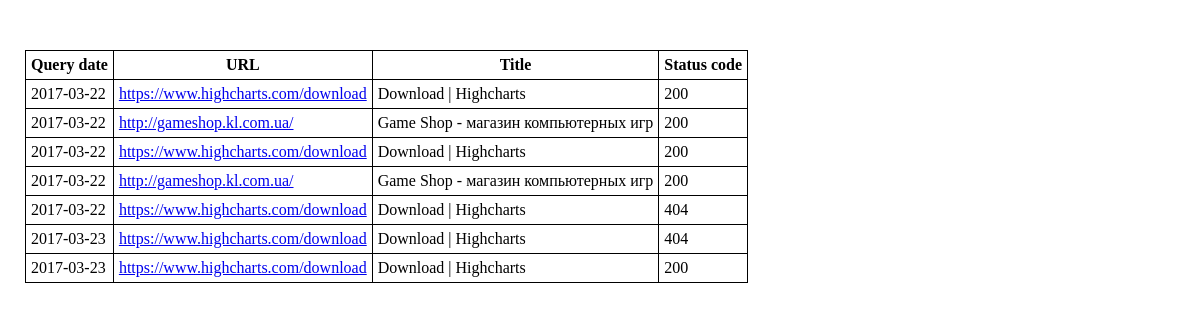
The page /statistic.php on the database its author committed.
### tables this page shows
CREATE TABLE IF NOT EXISTS `statistic` (
  `id` int(11) NOT NULL,
  `url` varchar(250) NOT NULL,
  `title` text NOT NULL,
  `code` int(11) NOT NULL,
  `query_date` date NOT NULL
);

### classes/stat.php (the view)
<?php
include "db.php";
$sql = "SELECT * FROM statistic";
$result = $conn->query($sql);
echo "<table><tr><th>Query date</th><th>URL</th><th>Title</th><th>Status code</th></tr>";
while($row = $result->fetch_assoc()) {
    echo "<tr><td>" . $row["query_date"] . "</td><td><a href='graph.php?id=".$row["id"]."'>" . $row["url"] . "</a></td>
    <td>" . $row["title"] . "</td><td>" . $row["code"] . "</td></tr>";
}
echo "</table>";

### statistic.php (shortened to what this page needs)
<!DOCTYPE html>
<html>
<head>
    <link rel="stylesheet" href="css/main.css">
</head>
<body>
<div id="tab" class="stattab">
    <?php include "classes/stat.php"; ?>
</div>
</body>
</html>

### css/main.css (style rules this page uses)
body { padding: 0; margin: 0; }
div { padding-left: 25px; }
#tab table { border-collapse: collapse; }
td, th { padding: 5px; border: 1px solid black; }
.stattab { margin-top: 50px; }

### rows shown on the page
statistic: query_date "2017-03-22", url "https://www.highcharts.com/download", title "Download | Highcharts", code "200"
statistic: query_date "2017-03-22", url "http://gameshop.kl.com.ua/", title "Game Shop - магазин компьютерных игр", code "200"
statistic: query_date "2017-03-22", url "https://www.highcharts.com/download", title "Download | Highcharts", code "200"
statistic: query_date "2017-03-22", url "http://gameshop.kl.com.ua/", title "Game Shop - магазин компьютерных игр", code "200"
statistic: query_date "2017-03-22", url "https://www.highcharts.com/download", title "Download | Highcharts", code "404"
statistic: query_date "2017-03-23", url "https://www.highcharts.com/download", title "Download | Highcharts", code "404"
statistic: query_date "2017-03-23", url "https://www.highcharts.com/download", title "Download | Highcharts", code "200"
